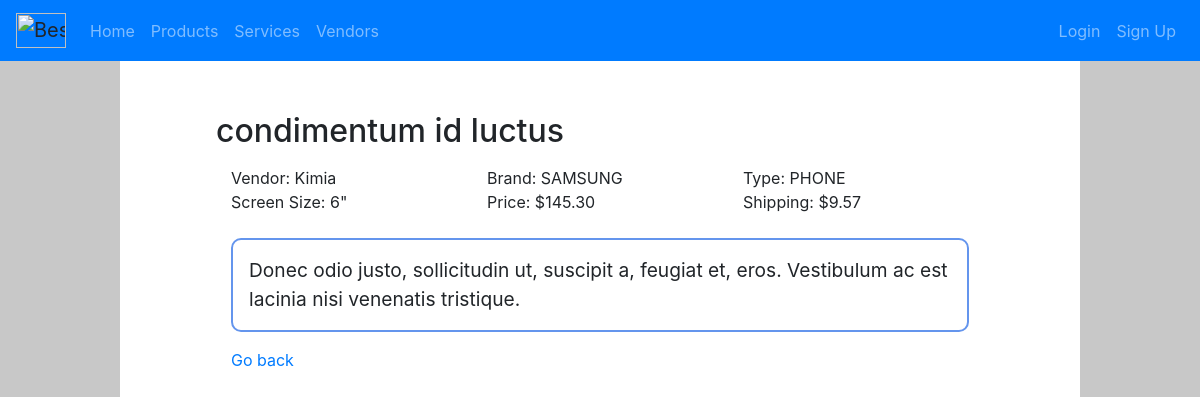
The page /products/1/ on the database its author committed.
### products/models.py (models this page shows, shortened)
class Product(models.Model):
    type = models.CharField(max_length=200, choices=[(tag, tag.value) for tag in ProductType], null=False)
    name = models.CharField(max_length=200, null=False)
    brand = models.CharField(max_length=200, null=False)
    price = models.DecimalField(max_digits=10, decimal_places=2, null=False)
    description = models.CharField(max_length=200, null=False)
    size = models.PositiveIntegerField(null=False, validators=[MinValueValidator(1), MaxValueValidator(100)],)
    shipping = models.DecimalField(max_digits=5, decimal_places=2, null=False)
    vendor = models.ForeignKey(Vendor, verbose_name="vendor", on_delete=models.CASCADE, null=False)
    class Meta:
        ordering = ('name', 'brand', 'size', 'vendor',)

class Vendor(models.Model):
    name = models.CharField(max_length=200, null=False)
    address = models.CharField(max_length=200, null=False)
    state = models.CharField(max_length=50, null=False)
    city = models.CharField(max_length=50, null=False)
    email = models.EmailField()
    phone = models.CharField(max_length=12, null=False)
    class Meta:
        ordering = ('name', 'email',)

### products/views.py (the view)
# urls.py: path("<int:item_id>/", views.item, name='item'),
def item(request, item_id):
    item = Product.objects.get(id=item_id)
    return render(request, 'item.html', {"product":item})

### templates/item.html (shortened to what this page needs)
{% extends "base.html" %}
{% block content %}
  <h2>{{ product.name }}</h2>
  <div class="container">
    <div class="row">
      <div class="col-sm">
        Vendor: {{ product.vendor.name }}
      </div>
      <div class="col-sm">
        Brand: {{ product.brand }}
      </div>
      <div class="col-sm">
        Type: {{ product.type }}
      </div>
    </div>
    <div class="row">
      <div class="col-sm">
        Screen Size: {{ product.size }}"
      </div>
      <div class="col-sm">
        Price: ${{ product.price }}
      </div>
      <div class="col-sm">
        Shipping: ${{ product.shipping }}
      </div>
    </div>
    <br>
    <p id="text-box">{{ product.description }}</p>
    <a href="{{request.META.HTTP_REFERER}}">Go back</a>
  </div>
{% endblock %}

### static/style.css (style rules this page uses)
body { background-color: rgb(200, 200, 200); height: 100%; display: flex; flex-direction: column; padding-top: 16px; }
h2 { margin-bottom: 16px; }
#product, #text-box { padding: 16px; border-style: solid; border-radius: 10px; border-width: 2px; border-color: cornflowerblue; }
#text-box { font-size: larger; }

### rows shown on the page
Product: name "condimentum id luctus", vendor.name "Kimia", brand "SAMSUNG", type "PHONE", size "6", price "145.30", shipping "9.57", description "Donec odio justo, sollicitudin ut, suscipit a, feugiat et, eros. Vestibulum ac est lacinia nisi venenatis tristique."
